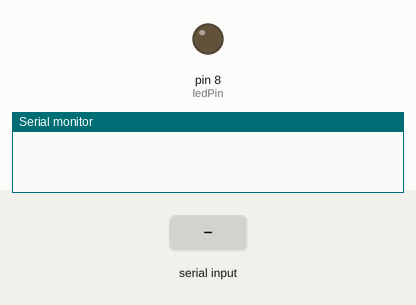
This sketch was run on a simulated Arduino Uno, built with avr-gcc and run on an emulated ATmega328P. On the bench: output pins drawn as LEDs (lit = HIGH), the last lines printed to the serial monitor. The test bench sets the inputs (shaded band).

Above: at 1.2 s.
1.3 s: "on" received over Serial
At 3.4 s:
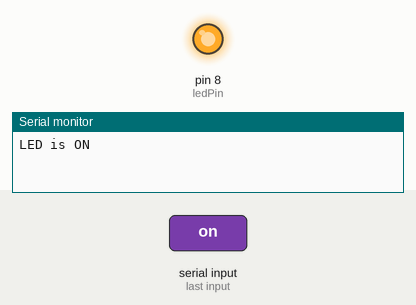
3.8 s: "off" received over Serial
At 5.3 s:
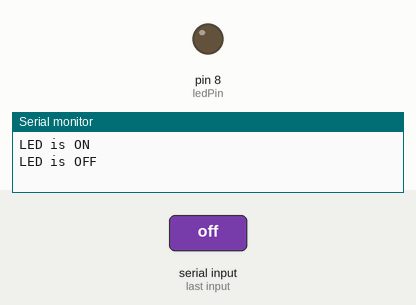
Timing chart, 0 to 6.8 s (numbered marks = the images above; inputs shaded):
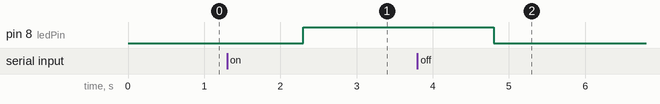

Measured:
- after the input at 1.3 s, pin 8 (ledPin): LOW → HIGH after 1.0 s
- after the input at 3.8 s, pin 8 (ledPin): HIGH → LOW after 1.0 s

The sketch:

serial_Led.ino
```cpp
int ledPin = 8;  // Pin where the LED is connected

void setup() {
  Serial.begin(115200);  // Start the serial communication
  pinMode(ledPin, OUTPUT);  // Set the LED pin as an output
  digitalWrite(ledPin, LOW);  // Make sure the LED is off initially
}

void loop() {
  if (Serial.available() > 0) {
    String input = Serial.readString();  // Read the input from the serial monitor
    input.trim();  // Remove any extra whitespace from the input

    if (input == "on") {
      digitalWrite(ledPin, HIGH);  // Turn on the LED
      Serial.println("LED is ON");
    }
    else if (input == "off") {
      digitalWrite(ledPin, LOW);  // Turn off the LED
      Serial.println("LED is OFF");
    }
    else {
      Serial.println("Invalid command. Use 'on' or 'off'.");
    }
  }
}
```
